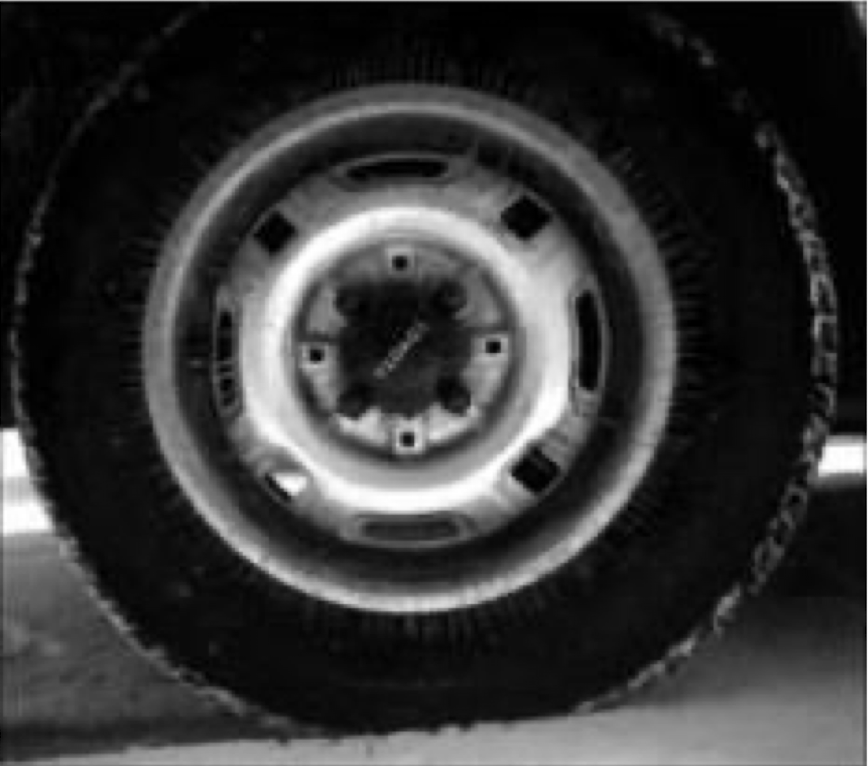
%> input picture Practice-2/hw-2/tire.png, 868 x 766 px
$ octave hw2.m   (GNU Octave 9; MATLAB toolbox functions it lacks are replaced by stand-ins)
%> lines starting %> are read from the running program, lines starting %| are printed output that depends on the picture
% load the image
image = imread('tire.png');
%> image is the input picture: size 766x868x3 uint8; mean R, G, B 53.9, 53.9, 53.9

% make it grayscale
image = rgb2gray(image);
%> image: size 766x868 uint8
figure;
% inamge(:) converts 2d image into 1d
histogram(image(:), 256);
title('histogram');
xlabel('pixel intensity');
ylabel('pixel count');
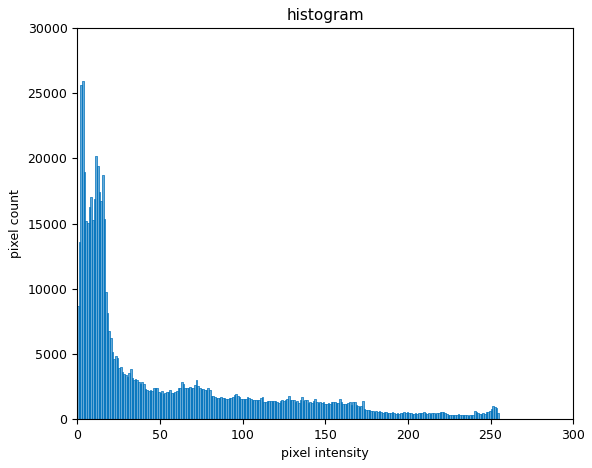
%> figure redrawn from the program's plot data; tallest bar 25941 high, from x = 2.99 to 3.98
pixelCounts = imhist(image); % get histogram in vector format from 0 to 255
%> pixelCounts = 256 values, max 25941 at index 4, min 269 at index 238, mean 2597.2
pdf = pixelCounts / numel(image); % devide each element of the vector to the total amount of pixels
%> pdf = 256 values, max 0.039 at index 4, min 0.000405 at index 238, mean 0.00391

figure;
plot(0:255, pdf, 'LineWidth', 2);
title('pdf');
xlabel('pixel intensity');
ylabel('probability');
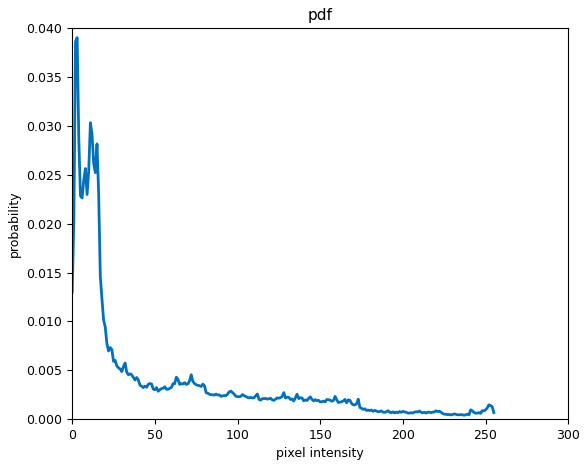
%> figure redrawn from the program's plot data; curve peaks at x = 3, y = 0.039
